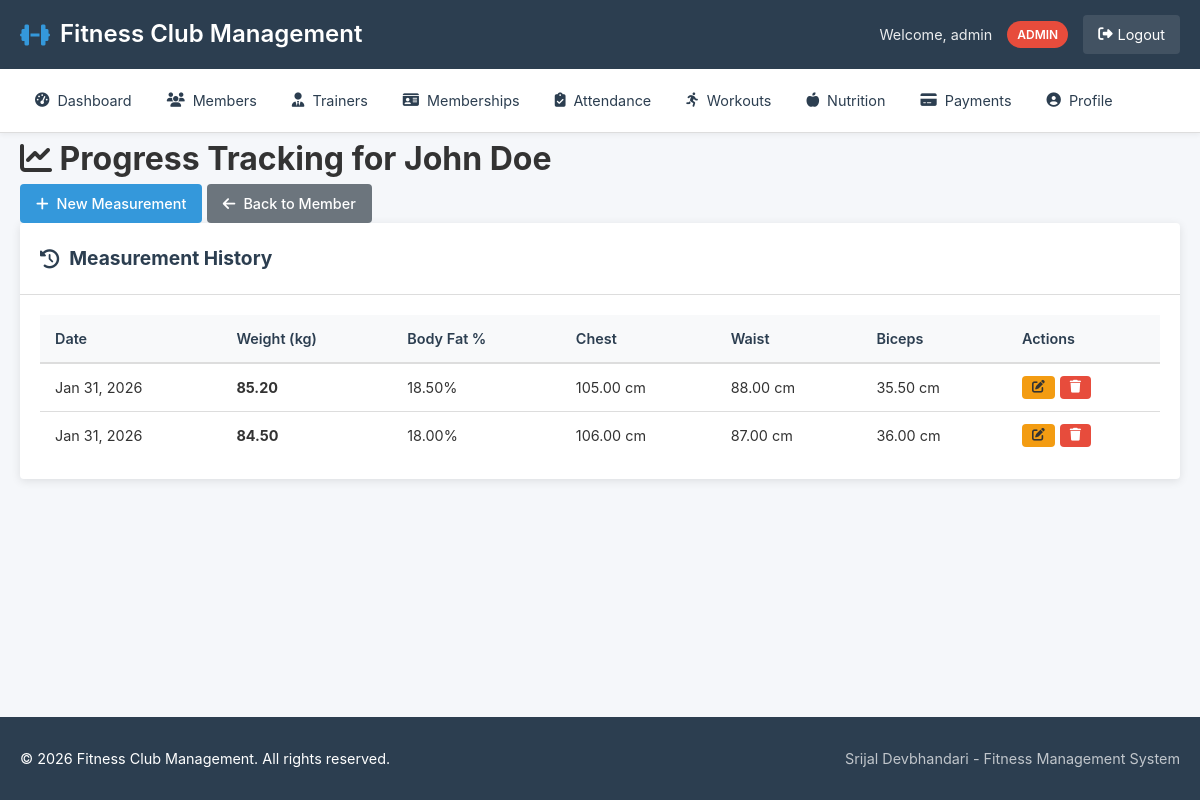
Screenshot of /progress/index.php?member_id=1 (signed in) with the database file from the repository.
### tables this page shows
CREATE TABLE progress_logs (
    id INT PRIMARY KEY AUTO_INCREMENT,
    member_id INT NOT NULL,
    weight_kg DECIMAL(5,2),
    body_fat_percentage DECIMAL(4,2),
    chest_cm DECIMAL(5,2),
    waist_cm DECIMAL(5,2),
    hips_cm DECIMAL(5,2),
    biceps_cm DECIMAL(5,2),
    thighs_cm DECIMAL(5,2),
    notes TEXT,
    logged_by INT,
    logged_at TIMESTAMP DEFAULT CURRENT_TIMESTAMP,
    FOREIGN KEY (member_id) REFERENCES members(id) ON DELETE CASCADE,
    FOREIGN KEY (logged_by) REFERENCES users(id),
    INDEX idx_member (member_id)
);

### includes/functions.php (called while the page is built, shortened)
<?php
function has_role($role)
{
    return isset($_SESSION['user_role']) && $_SESSION['user_role'] === $role;
}
function is_admin()
{
    return has_role('admin');
}
function is_member()
{
    return has_role('member');
}
function is_staff()
{
    return is_admin() || is_trainer();
}
function format_date($date_string)
{
    return date('M j, Y', strtotime($date_string));
}
function e($string)
{
    return htmlspecialchars($string ?? '', ENT_QUOTES, 'UTF-8');
}
?>

### public/progress/index.php (the view, shortened to what this page needs)
<?php
require_once '../../config/config.php';
require_once '../../includes/functions.php';
include '../../includes/header.php';
$member_id = is_member() ? get_member_id() : (isset($_GET['member_id']) ? (int) $_GET['member_id'] : 0);
$stmt = $pdo->prepare("
    SELECT * FROM progress_logs
    WHERE member_id = ?
    ORDER BY logged_at DESC
");
$stmt->execute([$member_id]);
$progress_history = $stmt->fetchAll();
$member_name = "";
if (is_staff()) {
    $stmt = $pdo->prepare("SELECT CONCAT(first_name, ' ', last_name) as name FROM members WHERE id = ?");
    $stmt->execute([$member_id]);
    $member_name = " for " . $stmt->fetchColumn();
}
?>
<div class="content-header">
    <h1><i class="fas fa-chart-line"></i> Progress Tracking
        <?php echo $member_name; ?>
    </h1>
    <div class="header-actions">
        <?php if (is_member() || is_staff()): ?>
            <a href="add.php<?php echo is_staff() ? '?member_id=' . $member_id : ''; ?>" class="btn btn-primary">
                <i class="fas fa-plus"></i> New Measurement
            </a>
        <?php endif; ?>
        <?php if (is_staff()): ?>
            <a href="../members/view.php?id=<?php echo $member_id; ?>" class="btn btn-secondary">
                <i class="fas fa-arrow-left"></i> Back to Member
            </a>
        <?php endif; ?>
    </div>
</div>
<div class="content-card">
    <div class="card-header">
        <h2><i class="fas fa-history"></i> Measurement History</h2>
    </div>
    <div class="card-body">
        <?php if ($progress_history): ?>
            <div class="table-responsive">
                <table class="data-table">
                    <thead>
                        <tr>
                            <th>Date</th>
                            <th>Weight (kg)</th>
                            <th>Body Fat %</th>
                            <th>Chest</th>
                            <th>Waist</th>
                            <th>Biceps</th>
                            <th>Actions</th>
                        </tr>
                    </thead>
                    <tbody>
                        <?php foreach ($progress_history as $log): ?>
                            <tr>
                                <td>
                                    <?php echo e(format_date($log['logged_at'])); ?>
                                </td>
                                <td><strong>
                                        <?php echo e($log['weight_kg']); ?>
                                    </strong></td>
                                <td>
                                    <?php echo e($log['body_fat_percentage'] ?: 'N/A'); ?>%
                                </td>
                                <td>
                                    <?php echo e($log['chest_cm'] ?: 'N/A'); ?> cm
                                </td>
                                <td>
                                    <?php echo e($log['waist_cm'] ?: 'N/A'); ?> cm
                                </td>
                                <td>
                                    <?php echo e($log['biceps_cm'] ?: 'N/A'); ?> cm
                                </td>
                                <td>
                                    <div class="action-buttons">
                                        <a href="edit.php?id=<?php echo $log['id']; ?>" class="btn btn-sm btn-warning"><i
                                                class="fas fa-edit"></i></a>
                                        <a href="delete.php?id=<?php echo $log['id']; ?>" class="btn btn-sm btn-danger"
                                            onclick="return confirm('Delete this log?')"><i class="fas fa-trash"></i></a>
                                    </div>
                                </td>
                            </tr>
                        <?php endforeach; ?>
                    </tbody>
                </table>
            </div>
        <?php endif; ?>
    </div>
</div>
<?php include '../../includes/footer.php'; ?>

### assets/css/style.css (style rules this page uses)
* { margin: 0; padding: 0; box-sizing: border-box; }
:root { --primary-color: #2c3e50; --secondary-color: #3498db; --success-color: #27ae60; --warning-color: #f39c12; --danger-color: #e74c3c; --info-color: #2980b9; --light-color: #ecf0f1; --dark-color: #2c3e50; --gray-color: #95a5a6; --border-color: #ddd; --shadow: 0 2px 10px rgba(0, 0, 0, 0.1); --border-radius: 4px; --transition: all 0.3s ease; }
body { font-family: -apple-system, BlinkMacSystemFont, 'Segoe UI', Roboto, Oxygen, Ubuntu, sans-serif; line-height: 1.6; color: #333; background-color: #f5f7fa; min-height: 100vh; display: flex; flex-direction: column; }
.content-card { background: white; border-radius: var(--border-radius); box-shadow: var(--shadow); margin-bottom: 30px; overflow: hidden; }
.card-header { padding: 20px; border-bottom: 1px solid var(--border-color); display: flex; justify-content: space-between; align-items: center; }
.card-header h2 { font-size: 1.2rem; color: var(--dark-color); display: flex; align-items: center; gap: 10px; }
.card-body { padding: 20px; }
.table-responsive { overflow-x: auto; }
.data-table { width: 100%; border-collapse: collapse; font-size: 0.9rem; }
.data-table thead { background-color: #f8f9fa; }
.data-table th { padding: 12px 15px; text-align: left; font-weight: 600; color: var(--dark-color); border-bottom: 2px solid var(--border-color); }
.data-table td { padding: 12px 15px; border-bottom: 1px solid var(--border-color); }
.data-table tbody tr:last-child td { border-bottom: none; }
.action-buttons { display: flex; gap: 5px; }
.btn { display: inline-flex; align-items: center; justify-content: center; gap: 8px; padding: 8px 16px; border: none; border-radius: var(--border-radius); font-size: 0.9rem; font-weight: 500; text-decoration: none; cursor: pointer; transition: var(--transition); white-space: nowrap; }
.btn-sm { padding: 5px 10px; font-size: 0.8rem; }
.btn-primary { background-color: var(--secondary-color); color: white; }
.btn-secondary { background-color: #6c757d; color: white; }
.btn-warning { background-color: var(--warning-color); color: #333; }
.btn-danger { background-color: var(--danger-color); color: white; }

### rows the page displays
progress_logs: logged_at "Jan 31, 2026", weight_kg "85.20", body_fat_percentage "18.50", chest_cm "105.00", waist_cm "88.00", biceps_cm "35.50"
progress_logs: logged_at "Jan 31, 2026", weight_kg "84.50", body_fat_percentage "18.00", chest_cm "106.00", waist_cm "87.00", biceps_cm "36.00"

### other values shown
SITE_NAME "Fitness Club Management"
$_SESSION['user_name'] "admin"
$_SESSION['user_role'] "ADMIN"
$member_name "for John Doe"
